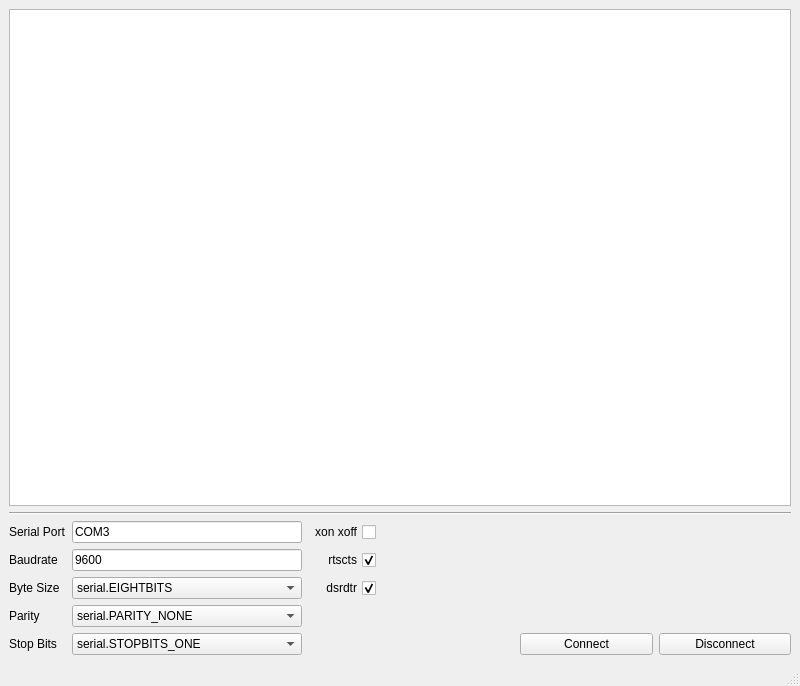
<?xml version="1.0" encoding="UTF-8"?>
<ui version="4.0">
 <class>MainWindow</class>
 <widget class="QMainWindow" name="MainWindow">
  <property name="geometry">
   <rect>
    <x>0</x>
    <y>0</y>
    <width>800</width>
    <height>686</height>
   </rect>
  </property>
  <property name="minimumSize">
   <size>
    <width>800</width>
    <height>0</height>
   </size>
  </property>
  <property name="cursor">
   <cursorShape>ArrowCursor</cursorShape>
  </property>
  <property name="windowTitle">
   <string>MainWindow</string>
  </property>
  <widget class="QWidget" name="centralwidget">
   <layout class="QGridLayout" name="gridLayout">
    <item row="3" column="5">
     <spacer name="horizontalSpacer">
      <property name="orientation">
       <enum>Qt::Horizontal</enum>
      </property>
      <property name="sizeHint" stdset="0">
       <size>
        <width>40</width>
        <height>20</height>
       </size>
      </property>
     </spacer>
    </item>
    <item row="2" column="0">
     <widget class="QLabel" name="serialPort_label">
      <property name="text">
       <string>Serial Port</string>
      </property>
     </widget>
    </item>
    <item row="3" column="2">
     <widget class="QCheckBox" name="rtscts">
      <property name="layoutDirection">
       <enum>Qt::RightToLeft</enum>
      </property>
      <property name="text">
       <string>rtscts</string>
      </property>
      <property name="checked">
       <bool>true</bool>
      </property>
     </widget>
    </item>
    <item row="3" column="0">
     <widget class="QLabel" name="baudrare_label">
      <property name="text">
       <string>Baudrate</string>
      </property>
     </widget>
    </item>
    <item row="6" column="1">
     <widget class="QComboBox" name="stopBits">
      <item>
       <property name="text">
        <string>serial.STOPBITS_ONE</string>
       </property>
      </item>
      <item>
       <property name="text">
        <string>serial.STOPBITS_ONE_POINT_FIVE</string>
       </property>
      </item>
      <item>
       <property name="text">
        <string>serial.STOPBITS_TWO</string>
       </property>
      </item>
     </widget>
    </item>
    <item row="6" column="0">
     <widget class="QLabel" name="stopBits_label">
      <property name="text">
       <string>Stop Bits</string>
      </property>
     </widget>
    </item>
    <item row="4" column="2">
     <widget class="QCheckBox" name="dsrdtr">
      <property name="layoutDirection">
       <enum>Qt::RightToLeft</enum>
      </property>
      <property name="text">
       <string>dsrdtr</string>
      </property>
      <property name="checked">
       <bool>true</bool>
      </property>
     </widget>
    </item>
    <item row="4" column="0">
     <widget class="QLabel" name="byteSize_label">
      <property name="text">
       <string>Byte Size</string>
      </property>
     </widget>
    </item>
    <item row="2" column="2">
     <widget class="QCheckBox" name="xonxoff">
      <property name="layoutDirection">
       <enum>Qt::RightToLeft</enum>
      </property>
      <property name="text">
       <string>xon xoff</string>
      </property>
     </widget>
    </item>
    <item row="2" column="1">
     <widget class="QLineEdit" name="serialPort">
      <property name="baseSize">
       <size>
        <width>0</width>
        <height>0</height>
       </size>
      </property>
      <property name="text">
       <string>COM3</string>
      </property>
     </widget>
    </item>
    <item row="3" column="1">
     <widget class="QLineEdit" name="baudRate">
      <property name="text">
       <string>9600</string>
      </property>
     </widget>
    </item>
    <item row="5" column="0">
     <widget class="QLabel" name="parity_label">
      <property name="text">
       <string>Parity</string>
      </property>
     </widget>
    </item>
    <item row="4" column="1">
     <widget class="QComboBox" name="byteSize">
      <property name="editable">
       <bool>false</bool>
      </property>
      <property name="currentIndex">
       <number>3</number>
      </property>
      <property name="frame">
       <bool>true</bool>
      </property>
      <item>
       <property name="text">
        <string>serial.FIVEBITS</string>
       </property>
      </item>
      <item>
       <property name="text">
        <string>serial.SIXBITS</string>
       </property>
      </item>
      <item>
       <property name="text">
        <string>serial.SEVENBITS</string>
       </property>
      </item>
      <item>
       <property name="text">
        <string>serial.EIGHTBITS</string>
       </property>
      </item>
     </widget>
    </item>
    <item row="5" column="1">
     <widget class="QComboBox" name="parity">
      <item>
       <property name="text">
        <string>serial.PARITY_NONE</string>
       </property>
      </item>
      <item>
       <property name="text">
        <string>serial.PARITY_EVEN</string>
       </property>
      </item>
      <item>
       <property name="text">
        <string>serial.PARITY_ODD</string>
       </property>
      </item>
      <item>
       <property name="text">
        <string>serial.PARITY_MARK</string>
       </property>
      </item>
      <item>
       <property name="text">
        <string>serial.PARITY_SPACE</string>
       </property>
      </item>
     </widget>
    </item>
    <item row="0" column="0" colspan="6">
     <widget class="QPlainTextEdit" name="plainTextEdit"/>
    </item>
    <item row="1" column="0" colspan="6">
     <widget class="Line" name="line">
      <property name="orientation">
       <enum>Qt::Horizontal</enum>
      </property>
     </widget>
    </item>
    <item row="6" column="5">
     <widget class="QPushButton" name="disconnect">
      <property name="text">
       <string>Disconnect</string>
      </property>
     </widget>
    </item>
    <item row="3" column="4">
     <spacer name="horizontalSpacer_2">
      <property name="orientation">
       <enum>Qt::Horizontal</enum>
      </property>
      <property name="sizeHint" stdset="0">
       <size>
        <width>40</width>
        <height>20</height>
       </size>
      </property>
     </spacer>
    </item>
    <item row="3" column="3">
     <spacer name="horizontalSpacer_3">
      <property name="orientation">
       <enum>Qt::Horizontal</enum>
      </property>
      <property name="sizeHint" stdset="0">
       <size>
        <width>40</width>
        <height>20</height>
       </size>
      </property>
     </spacer>
    </item>
    <item row="6" column="4">
     <widget class="QPushButton" name="connect">
      <property name="text">
       <string>Connect</string>
      </property>
     </widget>
    </item>
   </layout>
  </widget>
  <widget class="QStatusBar" name="statusBar">
   <property name="enabled">
    <bool>true</bool>
   </property>
  </widget>
 </widget>
 <resources/>
 <connections/>
</ui>
